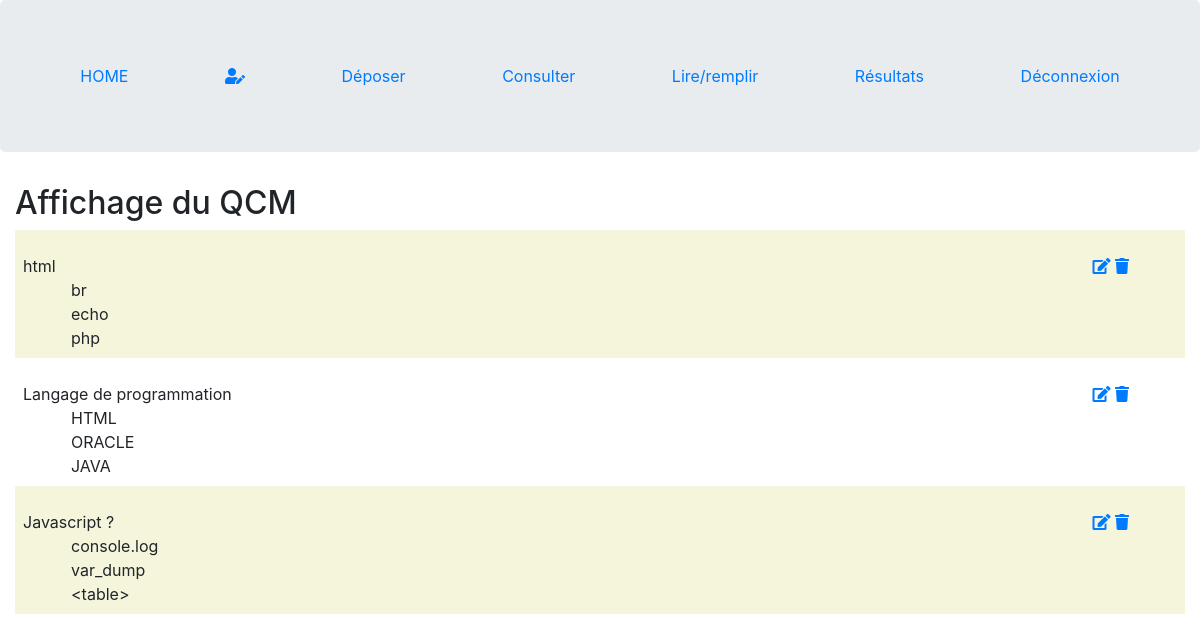
Page /?action=consulter (signed in) on the committed database.
### tables this page shows
CREATE TABLE IF NOT EXISTS `question` (
  `id` int(11) NOT NULL AUTO_INCREMENT,
  `theme` varchar(40) NOT NULL,
  `question` varchar(60) NOT NULL,
  `auteur` int(11) NOT NULL,
  PRIMARY KEY (`id`),
  KEY `auteur` (`auteur`)
);

CREATE TABLE IF NOT EXISTS `reponse` (
  `id` int(11) NOT NULL AUTO_INCREMENT,
  `reponse` varchar(50) NOT NULL,
  `marqueur` tinyint(1) NOT NULL,
  `question` int(11) NOT NULL,
  PRIMARY KEY (`id`),
  KEY `id_question` (`question`)
);

### index.php (called while the page is built, shortened)
<?php
include 'app/Router.php';
$router = new Router();
try {
    $router->requeteUrl();
}catch (Exception $e){
    var_dump($e->getMessage());
}

### modele/ModeleGenerique.php (called while the page is built, shortened)
<?php
abstract class ModeleGenerique{
    public function __construct(){
        $this->pdo = $this->connect();
    }
    public function connect(){
        return new PDO('mysql:host=127.0.0.1;dbname=ilci_qcm', "root", "", [
            PDO::ATTR_ERRMODE => PDO::ERRMODE_EXCEPTION,
            PDO::ATTR_DEFAULT_FETCH_MODE => PDO::FETCH_OBJ
        ]);
    }
    public function getAll($table){
        $stmt = $this->connect()->prepare("SELECT * FROM " . $table);
        $stmt->execute();
        return $stmt->fetchAll();
    }
}

### controller/QuestionReponseController.php (called while the page is built, shortened)
<?php
class QuestionReponseController {
    private $modele_qr;
    public function __construct()
    {
        $this->modele_qr = new Question_reponseModele();
    }
    public function getQuestionRep(){
        return $this->modele_qr->getQuestion_reponse();
    }
    public function getQuestions(){
        return $this->modele_qr->getAll("question");
    }
}

### modele/Question_reponseModele.php (called while the page is built, shortened)
<?php
class Question_reponseModele extends ModeleGenerique {
    public function getQuestion_reponse(){
        $query = "SELECT reponse.* FROM question, reponse WHERE question.id = reponse.question";
        $rep = $this->pdo->query($query);
        return $rep->fetchAll();
    }
}

### views/consulter.phtml (the view, shortened to what this page needs)
<h2>Affichage du QCM</h2>
<?php foreach($questions as $cle => $question): ?>
    <section class="consulter p-2">
        <div class="mt-3 d-flex justify-content-between mr-5">
            <?= htmlentities($question->question); ?>
            <div>
                <a href="?action=edit&id=<?= intval($question->id) ?>" class=""><i class="fas fa-edit"></i></a>
                <a href="?action=delete&id=<?= intval($question->id) ?>" class=""><i class="fas fa-trash"></i></a>
            </div>
        </div>
        <?php for ($i = $compteur; $i < (3+$next); $i++): ?>
            <div class="ml-5"> <?= htmlentities($reponses[$i]->reponse); ?> </div>
            <?php $compteur++;?>
        <?php endfor; ?>
    </section>
    <?php $next +=3; ?>
<?php endforeach; ?>
<?php $content = ob_get_clean();
include 'template.phtml';

### app/Router.php (shortened to what this page needs)
<?php
include "controller/QuestionReponseController.php";
include "modele/Question_reponseModele.php";
class Router {
    private $ctrPersonne;
    private $ctrQuestionRep;
    public function __construct(){
        $this->ctrPersonne = new PersonneController();
        $this->ctrQuestionRep = new QuestionReponseController();
    }
    public function requeteUrl(){
        if ( isset($_GET['action']) ){
            $action = $_GET['action'];
            if ($action == "inscription") {
                include "views/inscription.phtml";
                if( $_SERVER['REQUEST_METHOD'] == "POST" ){
                    $this->ctrPersonne->inscription();
                }
            }elseif ($action == "connexion"){
                include "views/connexion.phtml";
                if( $_SERVER['REQUEST_METHOD'] == "POST" ){
                    $this->ctrPersonne->connexion();
                }
            }elseif ($action == "deconnexion"){
                session_destroy();
                header("Location: .");
                exit();
            }elseif ($action == "deposer"){
                include 'views/deposer.phtml';
                if( $_SERVER['REQUEST_METHOD'] == "POST" ){
                    $this->ctrQuestionRep->addQuestion();
                }
            }elseif ($action == "consulter"){
                $reponses = $this->ctrQuestionRep->getQuestionRep();
                $questions = $this->ctrQuestionRep->getQuestions();
                $compteur = 0;
                $next = 0;
                include 'views/consulter.phtml';
            }elseif ($action == "delete"){
                if( isset($_GET['id']) && ctype_digit($_GET['id']) ){
                    $this->ctrQuestionRep->delete();
                }
            }else{
                echo "pas d'action";
            }
        } else{
            include "views/template.phtml";
        }
    }
}

### views/template.phtml (shortened to what this page needs)
<!doctype html>
<html lang="fr">
<head>
    <link rel="stylesheet" href="https://cdnjs.cloudflare.com/ajax/libs/font-awesome/5.15.3/css/all.min.css">
    <link rel="stylesheet" href="https://stackpath.bootstrapcdn.com/bootstrap/4.5.2/css/bootstrap.min.css">
    <link rel="stylesheet" href="assets/css/style.css">
</head>
<body>
    <header class="jumbotron">
        <nav class="d-flex justify-content-around">
            <a href=".">HOME</a>
            <?php if(isset($_SESSION['personne'])): ?>
                <?php if( unserialize($_SESSION['personne'])->statut == 'prof' ): ?>
                    <a href="?action=user&id=<?= unserialize($_SESSION['personne'])->id ?>"><i class="fas fa-user-edit"></i></a>
                    <a href="?action=deposer">Déposer</a>
                    <a href="?action=consulter">Consulter</a>
                <?php endif; ?>
                <a href="?action=lire">Lire/remplir</a>
                <a href="?action=resultats">Résultats</a>
                <a href="?action=deconnexion">Déconnexion</a>
            <?php else: ?>
                <a href="?action=connexion">Connexion</a>
                <a href="?action=inscription">Incription</a>
            <?php endif; ?>
        </nav>
    </header>
    <main class="container-fluid mb-3">
        <?=  $content ?? "" ?>
    </main>
</body>
</html>

### assets/css/style.css (style rules this page uses)
.consulter:nth-of-type(odd) { background-color: beige; }

### rows in the picture
question: question "html"
reponse: reponse "br"
reponse: reponse "echo"
reponse: reponse "php"
question: question "Langage de programmation"
reponse: reponse "HTML"
reponse: reponse "ORACLE"
reponse: reponse "JAVA"
question: question "Javascript ?"
reponse: reponse "console.log"
reponse: reponse "var_dump"
reponse: reponse "<table>"
